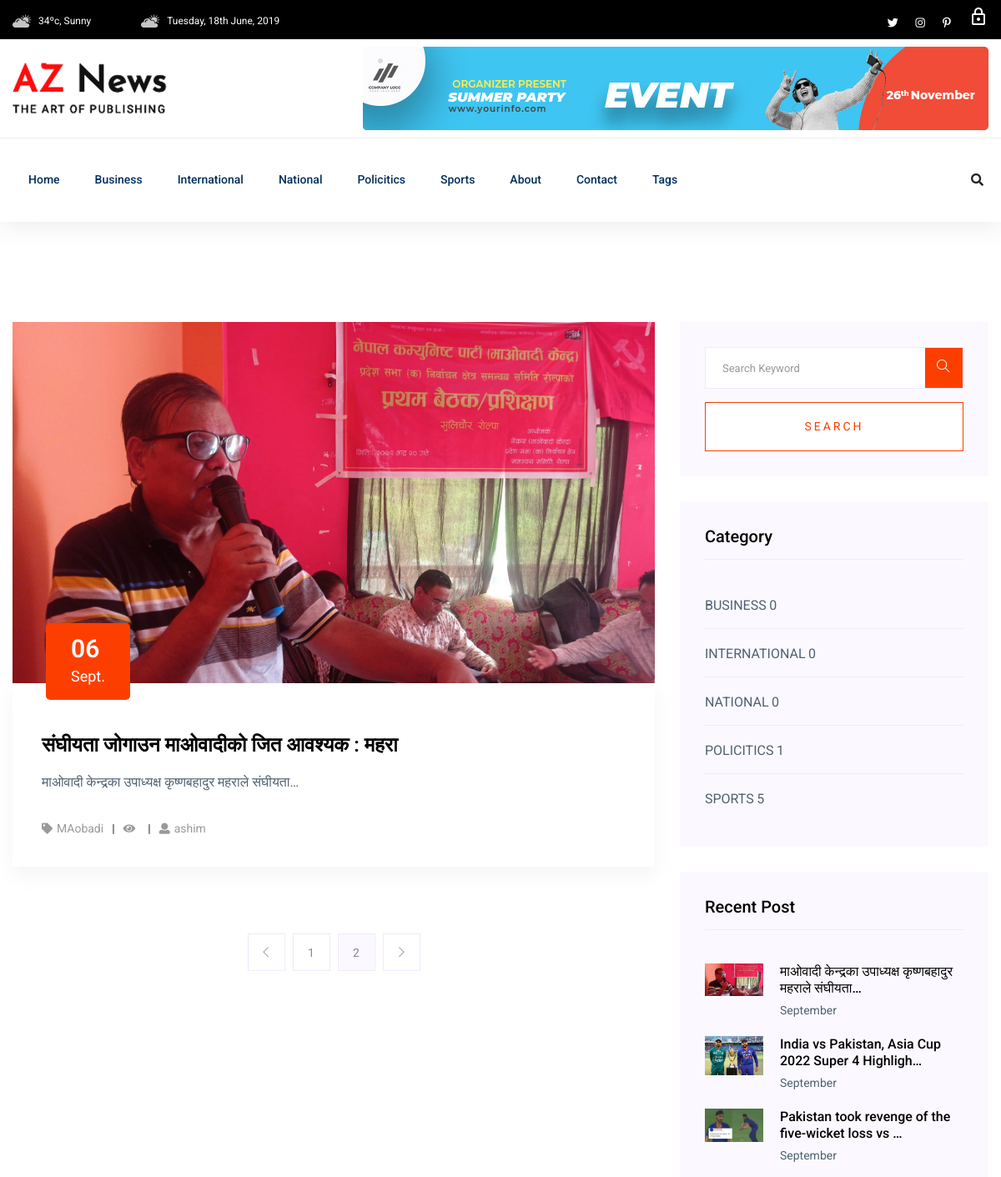
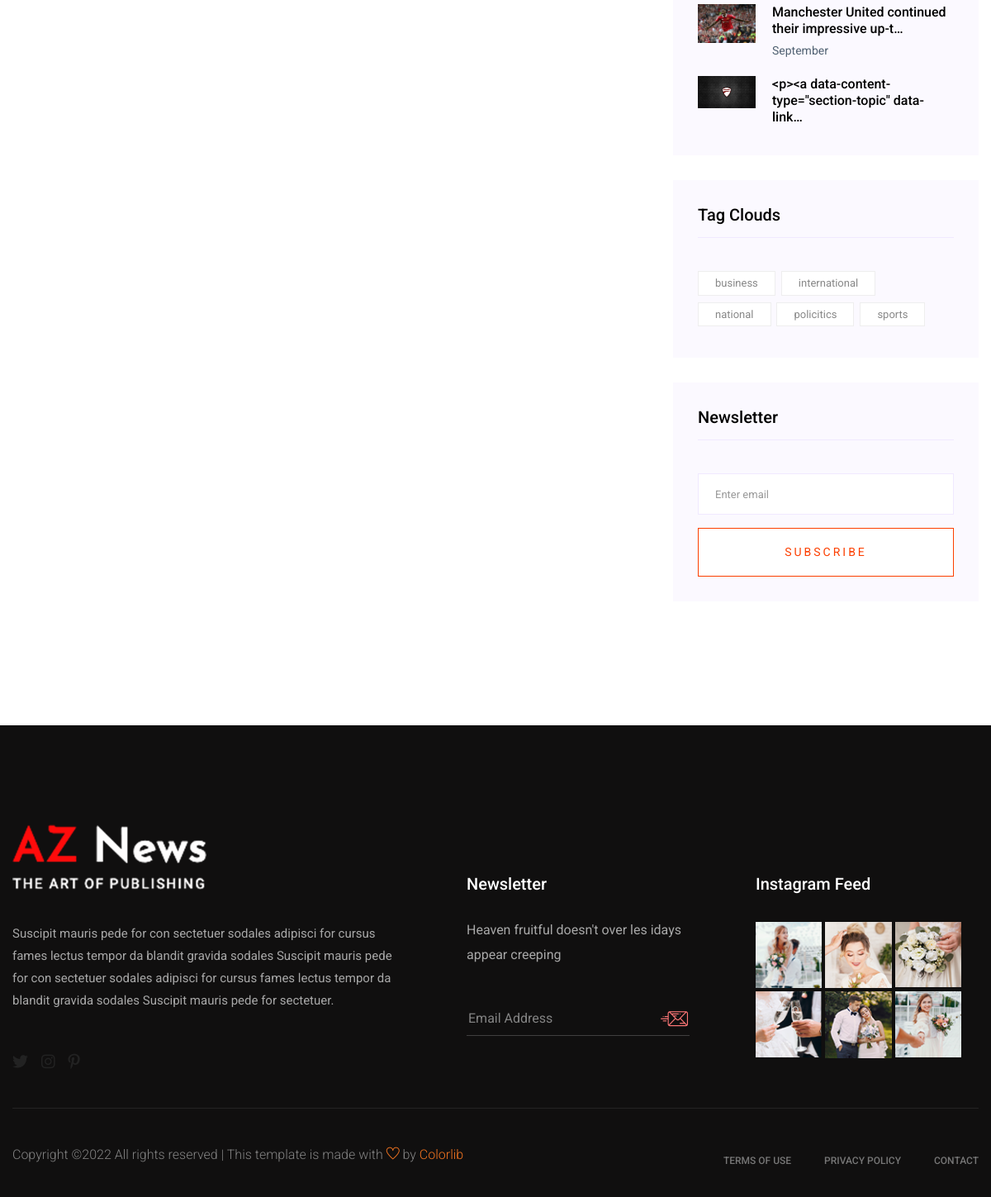
Page /post-list/category/1/ on the committed database (2 pictures, top to bottom).
### personal_blog/models.py (models this page shows, shortened)
class TimeStampModel(models.Model):
    created_at = models.DateTimeField(auto_now_add=True)
    updated_at = models.DateTimeField(auto_now=True)
    class Meta:
        abstract = True  # do not create table for this model

class Category(TimeStampModel):
    name = models.CharField(max_length=50)
    class Meta:
        verbose_name = "Category"
        verbose_name_plural = "Categories"

class Post(TimeStampModel):
    STATUS_CHOICES = [
        ("unpublished", "Unpublished"),
        ("published", "Published"),
    ]
    title = models.CharField(max_length=256)
    featured_post = models.BooleanField(default=False)
    featured_image = models.ImageField(
        upload_to="post_images/%Y/%m/%d",
    )
    content = models.TextField()
    category = models.ForeignKey(
        Category,
        on_delete=models.CASCADE,
    )
    tag = models.ManyToManyField(Tag)
    author = models.ForeignKey(
        "auth.User",
        on_delete=models.CASCADE,
    )
    published_at = models.DateTimeField(
        blank=True,
        null=True,
    )
    status = models.CharField(
        max_length=15,
        choices=STATUS_CHOICES,
        default="unpublished",
    )
    views_count = models.PositiveBigIntegerField(default=0)

class Tag(TimeStampModel):
    name = models.CharField(max_length=50)
    def __str__(self):
        return self.name

### personal_blog/views.py (the view)
class PostListByCategory(View):
    model = Post
    template_name = "body/news_list.html"
    def get(self, request, cat_id, *args, **kwargs):
        posts = Post.objects.filter(category=cat_id).order_by("published_at")
        categories = Category.objects.all().order_by("name")
        tags = Category.objects.all().order_by("name")
        recent_posts = Post.objects.filter(status="published").order_by(
            "-created_at"
        )[:5]
        top_posts = Post.objects.filter(status="published").order_by(
            "-views_count"
        )[:5]
        current_category = Category.objects.get(id=cat_id)
        return render(
            request,
            self.template_name,
            {
                "posts": posts,
                "tags": tags,
                "categories": categories,
                "current_category_id": cat_id,
                "current_category_name": current_category.name,
                "recent_posts":recent_posts,
                "top_posts": top_posts,
            },
        )

### templates/body/news_list.html
{% extends 'News_template/base.html'%}
{% block content %}
<section class="blog_area section-padding">
    <div class="container">
        <div class="row">
            <div class="col-lg-8 mb-5 mb-lg-0">
                <div class="blog_left_sidebar">
                    {% for post in posts %}
                    <article class="blog_item">
                        <div class="blog_item_img">
                            <img class="card-img rounded-0" src="{{post.featured_image.url}}" alt="{{post.title}}">
                            <a href="{% url 'post-detail' post.pk %}" class="blog_item_date">
                                <h3>{{post.created_at|date:"d"}}</h3>
                                <p>{{post.created_at|date:"N"}}</p>
                            </a>
                        </div>
                        <div class="blog_details">
                            <a class="d-inline-block" href="{% url 'post-detail' post.pk %}">
                                <h2>{{post.title}}</h2>
                            </a>
                            <p>{{post.content | safe | truncatechars:50}}</p>
                            <ul class="blog-info-link">
                                <li><a href="#"><i class="fa fa-tag"></i>{{post.tag.all|join:","}}</a></li>
                                <li><a href="#"><i class="fa fa-eye">{{post.views.count}}</i></a></li>
                                <li><a href="#"><i class="fa fa-user"></i>{{post.author.username}}</a></li>
                            </ul>
                        </div>
                    </article>
                    {% endfor %}
                    {% include 'partials/paginations.html'%}
                </div>
            </div>
            {% include 'body/right_sidebar.html' %}
        </div>
    </div>
</section>
{% endblock content %}

### templates/partials/nav.html (shortened to what this page needs)
{% load static %}
<div class="header-bottom header-sticky">
    <div class="container">
        <div class="row align-items-center">
            <div class="col-xl-10 col-lg-10 col-md-12 header-flex">
                <div class="main-menu d-none d-md-block">
                    <nav>
                        <ul id="navigation">
                            <li><a href="/">Home</a></li>
                            {% for category in categories%}
                            <li><a href="{% url 'post-list-category' category.pk %}">{{category.name}}</a></li>
                            {% endfor %}
                            <li><a href="{% url 'about' %}">About</a></li>
                            <li><a href="{% url 'contact' %}">Contact</a></li>
                            <li><a href="#">Tags</a>
                            </li>
                        </ul>
                    </nav>
                </div>
            </div>
            <div class="col-xl-2 col-lg-2 col-md-4">
                <div class="header-right-btn f-right d-none d-lg-block">
                    <i class="fas fa-search special-tag"></i>
                </div>
            </div>
            <div class="col-12">
            </div>
        </div>
    </div>
</div>
</div>
</div>

### templates/body/right_sidebar.html (shortened to what this page needs)
<div class="col-lg-4">
    <div class="blog_right_sidebar">
        <aside class="single_sidebar_widget search_widget">
            <form action="#">
                <div class="form-group">
                    <div class="input-group mb-3">
                        <input type="text" class="form-control" placeholder='Search Keyword'
                            onfocus="this.placeholder = ''"
                            onblur="this.placeholder = 'Search Keyword'">
                        <div class="input-group-append">
                            <button class="btns" type="button"><i class="ti-search"></i></button>
                        </div>
                    </div>
                </div>
                <button class="button rounded-0 primary-bg text-white w-100 btn_1 boxed-btn"
                    type="submit">Search</button>
            </form>
        </aside>
        <aside class="single_sidebar_widget post_category_widget">
            <h4 class="widget_title">Category</h4>
            <ul class="list cat-list">
                {% for category in categories %}
                <li>
                    <a href="#" class="d-flex">
                        <p>{{category.name|upper}}</p> &nbsp;
                        <p>{{category.post_set.count}}</p>
                    </a>
                </li>
            {% endfor %}
            </ul>
        </aside>
        <aside class="single_sidebar_widget popular_post_widget">
            <h3 class="widget_title">Recent Post</h3>
            {% for recent_post in recent_posts%}
            <div class="media post_item">
                <img src="{{recent_post.featured_image.url}}" width="70px" alt="{{recent_post.title}}">
                <div class="media-body">
                    <a href="{% url 'post-detail' recent_post.pk %}">
                        <h3>{{recent_post.content |truncatechars:50}}</h3>
                    </a>
                    <p>{{recent_post.published_at|date:"F"}}</p>
                </div>
            </div>
            {% endfor %}
        </aside>
        <aside class="single_sidebar_widget tag_cloud_widget">
            <h4 class="widget_title">Tag Clouds</h4>
            <ul class="list">
                {%for tag in tags %}
                <li>
                    <a href="#">{{tag.name}}</a>
                </li>
                {% endfor %}
            </ul>
        </aside>
        <aside class="single_sidebar_widget newsletter_widget">
            <h4 class="widget_title">Newsletter</h4>
            <form action="" method="post" id="newsletter-form">
                <div class="form-group">
                    <input type="email" class="form-control" onfocus="this.placeholder = ''"
                        onblur="this.placeholder = 'Enter email'" placeholder='Enter email' required
                        name="email">
                </div>
                <button class="button rounded-0 primary-bg text-white w-100 btn_1 boxed-btn"
                    type="submit">Subscribe</button>
            </form>
        </aside>
    </div>
</div>

### rows in the picture
Category: name "Business", name "BUSINESS", post_set.count "0", name "business"
Category: name "International", name "INTERNATIONAL", post_set.count "0", name "international"
Category: name "National", name "NATIONAL", post_set.count "0", name "national"
Category: name "Policitics", name "POLICITICS", post_set.count "1", name "policitics"
Category: name "Sports", name "SPORTS", post_set.count "5", name "sports"
Post: featured_image (picture), created_at "06", created_at "Sept.", title "संघीयता जोगाउन माओवादीको जित आवश्यक : महरा", content "माओवादी केन्द्रका उपाध्यक्ष कृष्णबहादुर महराले संघीयता…", tag.all "MAobadi", author.username "ashim", published_at "September"
Post: featured_image (picture), content "India vs Pakistan, Asia Cup 2022 Super 4 Highligh…", published_at "September"
Post: featured_image (picture), content "Pakistan took revenge of the five-wicket loss vs …", published_at "September"
Post: featured_image (picture), content "Manchester United continued their impressive up-t…", published_at "September"
Post: featured_image (picture), content "<p><a data-content-type=\"section-topic\" data-link…"
